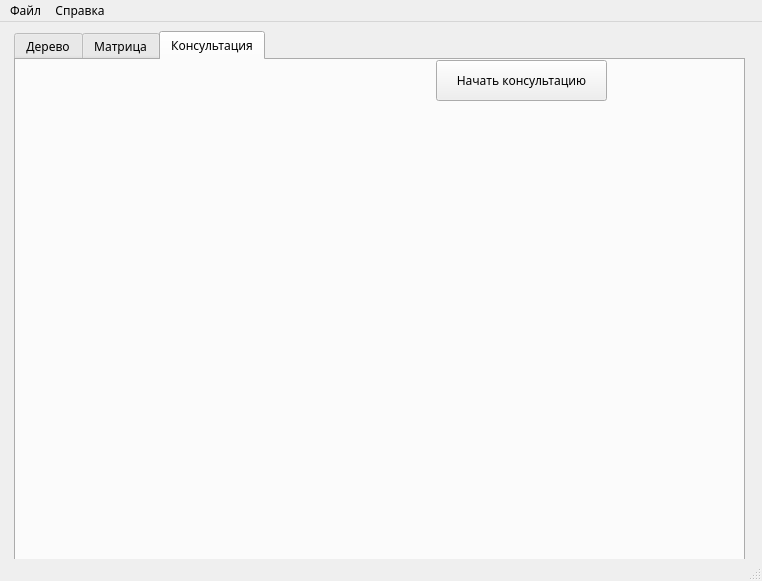
<?xml version="1.0" encoding="UTF-8"?>
<ui version="4.0">
 <class>MainWindow</class>
 <widget class="QMainWindow" name="MainWindow">
  <property name="geometry">
   <rect>
    <x>0</x>
    <y>0</y>
    <width>762</width>
    <height>581</height>
   </rect>
  </property>
  <property name="font">
   <font>
    <family>Segoe UI Light</family>
   </font>
  </property>
  <property name="windowTitle">
   <string>KnowClass</string>
  </property>
  <widget class="QWidget" name="centralwidget">
   <widget class="QTabWidget" name="tabWidget">
    <property name="geometry">
     <rect>
      <x>14</x>
      <y>9</y>
      <width>731</width>
      <height>541</height>
     </rect>
    </property>
    <property name="currentIndex">
     <number>2</number>
    </property>
    <widget class="QWidget" name="tree_tab">
     <attribute name="title">
      <string>Дерево</string>
     </attribute>
     <widget class="QLabel" name="tree_label">
      <property name="geometry">
       <rect>
        <x>0</x>
        <y>10</y>
        <width>721</width>
        <height>501</height>
       </rect>
      </property>
      <property name="font">
       <font>
        <family>Segoe UI Emoji</family>
        <weight>50</weight>
        <bold>false</bold>
       </font>
      </property>
      <property name="text">
       <string>&lt;html&gt;&lt;head/&gt;&lt;body&gt;&lt;p align=&quot;center&quot;&gt;&lt;span style=&quot; font-size:12pt;&quot;&gt;Дерево&lt;/span&gt;&lt;/p&gt;&lt;/body&gt;&lt;/html&gt;</string>
      </property>
      <property name="textFormat">
       <enum>Qt::AutoText</enum>
      </property>
      <property name="wordWrap">
       <bool>true</bool>
      </property>
     </widget>
     <widget class="QScrollBar" name="verticalScrollBar">
      <property name="geometry">
       <rect>
        <x>710</x>
        <y>0</y>
        <width>16</width>
        <height>511</height>
       </rect>
      </property>
      <property name="orientation">
       <enum>Qt::Vertical</enum>
      </property>
     </widget>
    </widget>
    <widget class="QWidget" name="matrix_tab">
     <attribute name="title">
      <string>Матрица</string>
     </attribute>
     <widget class="QTableView" name="matrix_tableView">
      <property name="geometry">
       <rect>
        <x>0</x>
        <y>0</y>
        <width>731</width>
        <height>511</height>
       </rect>
      </property>
     </widget>
    </widget>
    <widget class="QWidget" name="tab">
     <attribute name="title">
      <string>Консультация</string>
     </attribute>
     <widget class="QPushButton" name="beginConsultingButton">
      <property name="geometry">
       <rect>
        <x>420</x>
        <y>0</y>
        <width>171</width>
        <height>41</height>
       </rect>
      </property>
      <property name="text">
       <string>Начать консультацию</string>
      </property>
     </widget>
    </widget>
   </widget>
  </widget>
  <widget class="QMenuBar" name="menubar">
   <property name="geometry">
    <rect>
     <x>0</x>
     <y>0</y>
     <width>762</width>
     <height>22</height>
    </rect>
   </property>
   <widget class="QMenu" name="file_menu">
    <property name="title">
     <string>Файл</string>
    </property>
    <widget class="QMenu" name="open_menu">
     <property name="title">
      <string>Открыть</string>
     </property>
     <addaction name="separator"/>
     <addaction name="tree_open_menu"/>
     <addaction name="matrix_open_menu"/>
    </widget>
    <addaction name="open_menu"/>
   </widget>
   <widget class="QMenu" name="help_menu">
    <property name="title">
     <string>Справка</string>
    </property>
    <addaction name="about_menu"/>
   </widget>
   <addaction name="file_menu"/>
   <addaction name="help_menu"/>
  </widget>
  <widget class="QStatusBar" name="statusbar"/>
  <action name="about_menu">
   <property name="text">
    <string>О программе</string>
   </property>
  </action>
  <action name="tree_open_menu">
   <property name="text">
    <string>Дерево</string>
   </property>
  </action>
  <action name="matrix_open_menu">
   <property name="text">
    <string>Матрица</string>
   </property>
  </action>
 </widget>
 <resources/>
 <connections/>
</ui>
